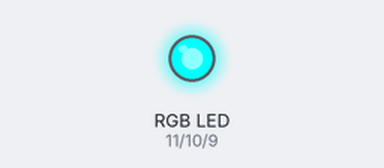
A sketch run on a simulated Arduino Uno, built with avr-gcc and run on an emulated ATmega328P. On the bench: an RGB LED mixed from three pins (HIGH = lit). Dim RGB values are drawn brighter than linear.

Above: at 0.05 s.
At 0.65 s:
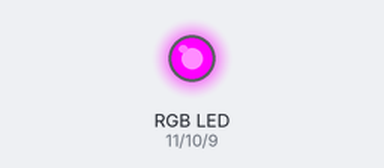
At 1.25 s:
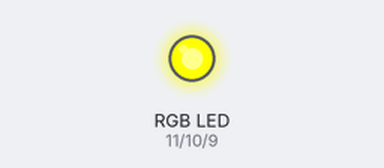
At 2.5 s:
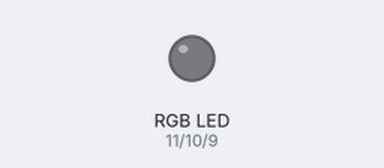
At 3.5 s:
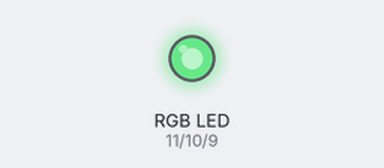
At 5.0 s:
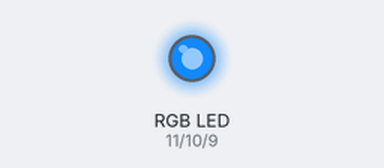
Timing chart, 0 to 6.5 s (numbered marks = the images above):
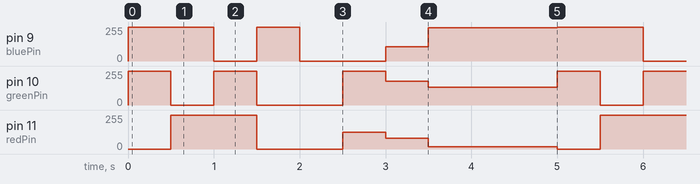

Measured:
- by itself, pin 9 (bluePin): repeats every 5.0 s: 0/255 0.50 s, 255/255 0.50 s, 0/255 1.0 s, 107/255 0.50 s, 249/255 1.5 s, 255/255 1.0 s
- by itself, pin 11 (redPin): repeats every 5.0 s: 0/255 1.0 s, 127/255 0.50 s, 80/255 0.50 s, 18/255 1.5 s, 0/255 0.50 s, 255/255 1.0 s
- by itself, pin 10 (greenPin): repeats every 5.0 s: 0/255 0.50 s, 255/255 0.50 s, 0/255 1.0 s, 255/255 0.50 s, 180/255 0.50 s, 135/255 1.5 s, 255/255 0.50 s

The sketch:

arduino_rgbled_cycle.ino
```cpp
// Select which PWM-capable pins are to be used.
int redPin = 11;
int greenPin = 10;
int bluePin = 9;


// Set up our outputs, and give full high values so the
// LEDs start off.  Then fade in the blue LED.
//
void setup()
{
  pinMode(redPin, OUTPUT);
  pinMode(greenPin, OUTPUT);
  pinMode(bluePin, OUTPUT);
}


void loop()
{
  // Write the color to each pin using PWM and the value gathered above
  // Basic colors:
  color(255, 0, 0);    // turn the RGB LED red
  delay(500);    // dela5y for 1 second

  color(0,255, 0);    // turn the RGB LED green
  delay(500);    // delay for 1 second
  color(0, 0,255);    // turn the RGB LED blue
  delay(500);    // delay for 1 second

  // Example blended colors:
  color(255,255,0);    // turn the RGB LED yellow
  delay(500);    // delay for 1 second
  color(255,255,255);    // turn the RGB LED white
  delay(500);    // delay for 1 second
  color(128,0,255);    // turn the RGB LED purple
  delay(500);    // delay for 1 second
  color(175,75,148);    // turn the RGB LED pink
  delay(500);    // delay for 1 second
  color(237,120,6);    // turn the RGB LED orange
  delay(500);    // delay for 1 second
  // color(0,0,0);    // turn the RGB LED off
  delay(1000);    // delay for 1 second
}

void color (unsigned char red, unsigned char green, unsigned char blue)     // the color generating function
{
  analogWrite(redPin, 255-red);
  analogWrite(bluePin, 255-blue);
  analogWrite(greenPin, 255-green);
}
```
